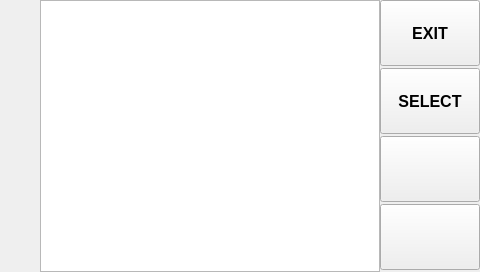
<?xml version="1.0" encoding="UTF-8"?>
<ui version="4.0">
 <class>menuView</class>
 <widget class="QWidget" name="menuView">
  <property name="geometry">
   <rect>
    <x>0</x>
    <y>0</y>
    <width>480</width>
    <height>272</height>
   </rect>
  </property>
  <property name="minimumSize">
   <size>
    <width>480</width>
    <height>272</height>
   </size>
  </property>
  <property name="maximumSize">
   <size>
    <width>480</width>
    <height>16777215</height>
   </size>
  </property>
  <property name="windowTitle">
   <string>Form</string>
  </property>
  <layout class="QHBoxLayout" name="horizontalLayout_2">
   <property name="spacing">
    <number>0</number>
   </property>
   <property name="leftMargin">
    <number>0</number>
   </property>
   <property name="topMargin">
    <number>0</number>
   </property>
   <property name="rightMargin">
    <number>0</number>
   </property>
   <property name="bottomMargin">
    <number>0</number>
   </property>
   <item>
    <layout class="QHBoxLayout" name="horizontalLayout">
     <property name="spacing">
      <number>0</number>
     </property>
     <item>
      <widget class="QFrame" name="fr_ribon">
       <property name="minimumSize">
        <size>
         <width>40</width>
         <height>270</height>
        </size>
       </property>
       <property name="baseSize">
        <size>
         <width>38</width>
         <height>270</height>
        </size>
       </property>
       <property name="styleSheet">
        <string notr="true">border-image: url(:/hh1Graphics/icon/hh1Graphics/40x272-blue-bkg-0a0a0a.png);</string>
       </property>
       <layout class="QVBoxLayout" name="verticalLayout">
        <property name="spacing">
         <number>0</number>
        </property>
        <property name="leftMargin">
         <number>0</number>
        </property>
        <property name="topMargin">
         <number>0</number>
        </property>
        <property name="rightMargin">
         <number>0</number>
        </property>
        <property name="bottomMargin">
         <number>0</number>
        </property>
        <item>
         <widget class="QLabel" name="lb_battery">
          <property name="sizePolicy">
           <sizepolicy hsizetype="Fixed" vsizetype="Fixed">
            <horstretch>0</horstretch>
            <verstretch>0</verstretch>
           </sizepolicy>
          </property>
          <property name="minimumSize">
           <size>
            <width>40</width>
            <height>40</height>
           </size>
          </property>
          <property name="maximumSize">
           <size>
            <width>40</width>
            <height>40</height>
           </size>
          </property>
          <property name="baseSize">
           <size>
            <width>36</width>
            <height>36</height>
           </size>
          </property>
          <property name="styleSheet">
           <string notr="true">border-image: url(:/hh1Graphics/icon/hh1Graphics/40x40-blue-button-0a0a0a.png);</string>
          </property>
          <property name="text">
           <string/>
          </property>
          <property name="pixmap">
           <pixmap resource="resource.qrc">:/dynamic/battery-0</pixmap>
          </property>
          <property name="scaledContents">
           <bool>true</bool>
          </property>
          <property name="alignment">
           <set>Qt::AlignCenter</set>
          </property>
          <property name="margin">
           <number>6</number>
          </property>
         </widget>
        </item>
        <item>
         <widget class="QLabel" name="lb_GPS">
          <property name="sizePolicy">
           <sizepolicy hsizetype="Fixed" vsizetype="Fixed">
            <horstretch>0</horstretch>
            <verstretch>0</verstretch>
           </sizepolicy>
          </property>
          <property name="minimumSize">
           <size>
            <width>40</width>
            <height>40</height>
           </size>
          </property>
          <property name="maximumSize">
           <size>
            <width>40</width>
            <height>40</height>
           </size>
          </property>
          <property name="baseSize">
           <size>
            <width>36</width>
            <height>36</height>
           </size>
          </property>
          <property name="styleSheet">
           <string notr="true">border-image: url(:/hh1Graphics/icon/hh1Graphics/40x40-blue-button-0a0a0a.png);</string>
          </property>
          <property name="text">
           <string/>
          </property>
          <property name="pixmap">
           <pixmap resource="resource.qrc">:/dynamic/GPS-off</pixmap>
          </property>
          <property name="scaledContents">
           <bool>true</bool>
          </property>
          <property name="alignment">
           <set>Qt::AlignCenter</set>
          </property>
          <property name="margin">
           <number>6</number>
          </property>
         </widget>
        </item>
        <item>
         <widget class="QLabel" name="lb_WIFI">
          <property name="sizePolicy">
           <sizepolicy hsizetype="Fixed" vsizetype="Fixed">
            <horstretch>0</horstretch>
            <verstretch>0</verstretch>
           </sizepolicy>
          </property>
          <property name="minimumSize">
           <size>
            <width>40</width>
            <height>40</height>
           </size>
          </property>
          <property name="maximumSize">
           <size>
            <width>40</width>
            <height>40</height>
           </size>
          </property>
          <property name="baseSize">
           <size>
            <width>36</width>
            <height>36</height>
           </size>
          </property>
          <property name="styleSheet">
           <string notr="true">border-image: url(:/hh1Graphics/icon/hh1Graphics/40x40-blue-button-0a0a0a.png);</string>
          </property>
          <property name="text">
           <string/>
          </property>
          <property name="pixmap">
           <pixmap resource="resource.qrc">:/dynamic/wifi-0</pixmap>
          </property>
          <property name="scaledContents">
           <bool>true</bool>
          </property>
          <property name="alignment">
           <set>Qt::AlignCenter</set>
          </property>
          <property name="margin">
           <number>6</number>
          </property>
         </widget>
        </item>
        <item>
         <widget class="QLabel" name="lb_blueTooth">
          <property name="sizePolicy">
           <sizepolicy hsizetype="Fixed" vsizetype="Fixed">
            <horstretch>0</horstretch>
            <verstretch>0</verstretch>
           </sizepolicy>
          </property>
          <property name="minimumSize">
           <size>
            <width>40</width>
            <height>40</height>
           </size>
          </property>
          <property name="maximumSize">
           <size>
            <width>40</width>
            <height>40</height>
           </size>
          </property>
          <property name="baseSize">
           <size>
            <width>36</width>
            <height>36</height>
           </size>
          </property>
          <property name="styleSheet">
           <string notr="true">border-image: url(:/hh1Graphics/icon/hh1Graphics/40x40-blue-button-0a0a0a.png);</string>
          </property>
          <property name="text">
           <string/>
          </property>
          <property name="pixmap">
           <pixmap resource="resource.qrc">:/dynamic/BT-off</pixmap>
          </property>
          <property name="scaledContents">
           <bool>true</bool>
          </property>
          <property name="alignment">
           <set>Qt::AlignCenter</set>
          </property>
          <property name="margin">
           <number>6</number>
          </property>
         </widget>
        </item>
        <item>
         <widget class="QLabel" name="lb_storage">
          <property name="sizePolicy">
           <sizepolicy hsizetype="Fixed" vsizetype="Fixed">
            <horstretch>0</horstretch>
            <verstretch>0</verstretch>
           </sizepolicy>
          </property>
          <property name="minimumSize">
           <size>
            <width>40</width>
            <height>40</height>
           </size>
          </property>
          <property name="maximumSize">
           <size>
            <width>40</width>
            <height>40</height>
           </size>
          </property>
          <property name="baseSize">
           <size>
            <width>36</width>
            <height>36</height>
           </size>
          </property>
          <property name="styleSheet">
           <string notr="true">border-image: url(:/hh1Graphics/icon/hh1Graphics/40x40-blue-button-0a0a0a.png);</string>
          </property>
          <property name="text">
           <string/>
          </property>
          <property name="pixmap">
           <pixmap resource="resource.qrc">:/dynamic/disk-0</pixmap>
          </property>
          <property name="scaledContents">
           <bool>true</bool>
          </property>
          <property name="alignment">
           <set>Qt::AlignCenter</set>
          </property>
          <property name="margin">
           <number>6</number>
          </property>
         </widget>
        </item>
       </layout>
      </widget>
     </item>
     <item>
      <widget class="QGraphicsView" name="gv_view">
       <property name="sizePolicy">
        <sizepolicy hsizetype="Expanding" vsizetype="Expanding">
         <horstretch>0</horstretch>
         <verstretch>0</verstretch>
        </sizepolicy>
       </property>
       <property name="minimumSize">
        <size>
         <width>340</width>
         <height>270</height>
        </size>
       </property>
       <property name="maximumSize">
        <size>
         <width>340</width>
         <height>16777215</height>
        </size>
       </property>
       <property name="baseSize">
        <size>
         <width>340</width>
         <height>270</height>
        </size>
       </property>
      </widget>
     </item>
     <item>
      <widget class="QFrame" name="fr_panel">
       <property name="minimumSize">
        <size>
         <width>100</width>
         <height>270</height>
        </size>
       </property>
       <property name="maximumSize">
        <size>
         <width>100</width>
         <height>16777215</height>
        </size>
       </property>
       <property name="baseSize">
        <size>
         <width>100</width>
         <height>270</height>
        </size>
       </property>
       <property name="styleSheet">
        <string notr="true">border-image: url(:/hh1Graphics/blue-bkg);</string>
       </property>
       <layout class="QVBoxLayout" name="verticalLayout_2">
        <property name="spacing">
         <number>2</number>
        </property>
        <property name="leftMargin">
         <number>0</number>
        </property>
        <property name="topMargin">
         <number>0</number>
        </property>
        <property name="rightMargin">
         <number>0</number>
        </property>
        <property name="bottomMargin">
         <number>0</number>
        </property>
        <item>
         <widget class="QPushButton" name="pb_exit">
          <property name="sizePolicy">
           <sizepolicy hsizetype="Preferred" vsizetype="Preferred">
            <horstretch>0</horstretch>
            <verstretch>0</verstretch>
           </sizepolicy>
          </property>
          <property name="minimumSize">
           <size>
            <width>100</width>
            <height>66</height>
           </size>
          </property>
          <property name="maximumSize">
           <size>
            <width>16777215</width>
            <height>66</height>
           </size>
          </property>
          <property name="font">
           <font>
            <pointsize>12</pointsize>
            <weight>75</weight>
            <italic>false</italic>
            <bold>false</bold>
           </font>
          </property>
          <property name="styleSheet">
           <string notr="true">border-image: url(:/hh1Graphics/blue-button);</string>
          </property>
          <property name="text">
           <string>EXIT</string>
          </property>
         </widget>
        </item>
        <item>
         <widget class="QPushButton" name="pb_select">
          <property name="sizePolicy">
           <sizepolicy hsizetype="Preferred" vsizetype="Preferred">
            <horstretch>0</horstretch>
            <verstretch>0</verstretch>
           </sizepolicy>
          </property>
          <property name="minimumSize">
           <size>
            <width>100</width>
            <height>66</height>
           </size>
          </property>
          <property name="maximumSize">
           <size>
            <width>100</width>
            <height>66</height>
           </size>
          </property>
          <property name="font">
           <font>
            <pointsize>12</pointsize>
            <weight>75</weight>
            <italic>false</italic>
            <bold>false</bold>
           </font>
          </property>
          <property name="styleSheet">
           <string notr="true">border-image: url(:/hh1Graphics/blue-button);</string>
          </property>
          <property name="text">
           <string>SELECT</string>
          </property>
         </widget>
        </item>
        <item>
         <widget class="QPushButton" name="pb_up">
          <property name="sizePolicy">
           <sizepolicy hsizetype="Preferred" vsizetype="Preferred">
            <horstretch>0</horstretch>
            <verstretch>0</verstretch>
           </sizepolicy>
          </property>
          <property name="minimumSize">
           <size>
            <width>100</width>
            <height>66</height>
           </size>
          </property>
          <property name="maximumSize">
           <size>
            <width>16777215</width>
            <height>66</height>
           </size>
          </property>
          <property name="font">
           <font>
            <pointsize>12</pointsize>
            <weight>75</weight>
            <italic>false</italic>
            <bold>false</bold>
           </font>
          </property>
          <property name="styleSheet">
           <string notr="true">border-image: url(:/hh1Graphics/arrow-up);</string>
          </property>
          <property name="text">
           <string/>
          </property>
          <property name="iconSize">
           <size>
            <width>40</width>
            <height>40</height>
           </size>
          </property>
         </widget>
        </item>
        <item>
         <widget class="QPushButton" name="pb_down">
          <property name="sizePolicy">
           <sizepolicy hsizetype="Preferred" vsizetype="Preferred">
            <horstretch>0</horstretch>
            <verstretch>0</verstretch>
           </sizepolicy>
          </property>
          <property name="minimumSize">
           <size>
            <width>100</width>
            <height>66</height>
           </size>
          </property>
          <property name="maximumSize">
           <size>
            <width>16777215</width>
            <height>66</height>
           </size>
          </property>
          <property name="font">
           <font>
            <pointsize>12</pointsize>
            <weight>75</weight>
            <italic>false</italic>
            <bold>false</bold>
           </font>
          </property>
          <property name="styleSheet">
           <string notr="true">border-image: url(:/hh1Graphics/arrow-down);</string>
          </property>
          <property name="text">
           <string/>
          </property>
          <property name="iconSize">
           <size>
            <width>40</width>
            <height>40</height>
           </size>
          </property>
         </widget>
        </item>
       </layout>
      </widget>
     </item>
    </layout>
   </item>
  </layout>
 </widget>
 <resources>
  <include location="resource.qrc"/>
 </resources>
 <connections/>
</ui>
